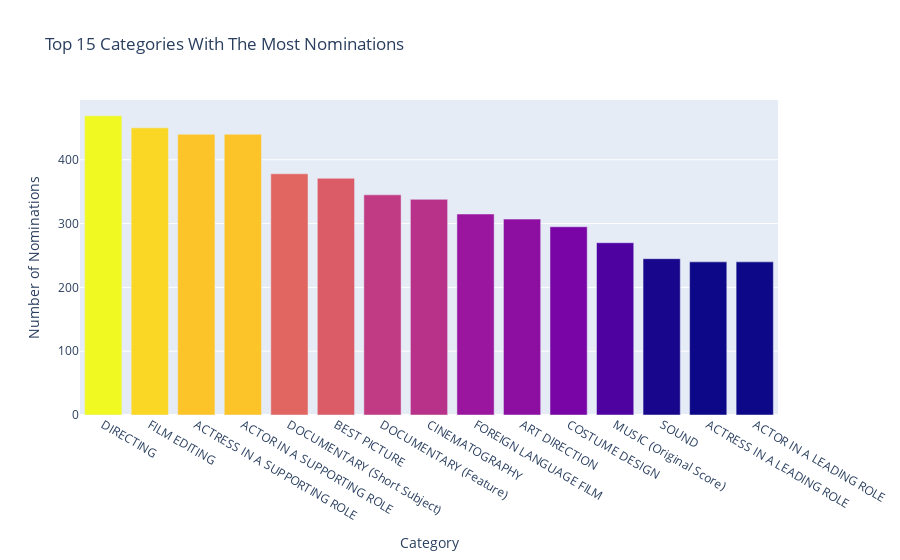

The notebook cell this image was saved under:
### Code cell
#bar chart visualizing the top 15 categories with the most nominations
nominees_per_category = data.category.value_counts()[:15]
v_bar = px.bar(
        x = nominees_per_category.index,
        y = nominees_per_category.values,
        color = nominees_per_category.values,
        color_continuous_scale='Plasma',
        title='Top 15 Categories With The Most Nominations')

v_bar.update_layout(xaxis_title='Category', 
                    coloraxis_showscale=False,
                    yaxis_title='Number of Nominations')
v_bar.show()

### Figure 1 — Plotly figure (JSON) as saved in the notebook; plotly's stock layout.template omitted (floating-point values rounded to 4 significant figures)
{"data": [{"alignmentgroup": "True", "hovertemplate": "x=%{x}<br>y=%{y}<br>color=%{marker.color}<extra></extra>", "legendgroup": "", "marker": {"color": [469, 450, 440, 440, 378, 371, 345, 338, 315, 307, 295, 270, 245, 240, 240], "coloraxis": "coloraxis", "pattern": {"shape": ""}}, "name": "", "offsetgroup": "", "orientation": "v", "showlegend": false, "textposition": "auto", "type": "bar", "x": ["DIRECTING", "FILM EDITING", "ACTRESS IN A SUPPORTING ROLE", "ACTOR IN A SUPPORTING ROLE", "DOCUMENTARY (Short Subject)", "BEST PICTURE", "DOCUMENTARY (Feature)", "CINEMATOGRAPHY", "FOREIGN LANGUAGE FILM", "ART DIRECTION", "COSTUME DESIGN", "MUSIC (Original Score)", "SOUND", "ACTRESS IN A LEADING ROLE", "ACTOR IN A LEADING ROLE"], "xaxis": "x", "y": [469, 450, 440, 440, 378, 371, 345, 338, 315, 307, 295, 270, 245, 240, 240], "yaxis": "y"}], "layout": {"autosize": true, "barmode": "relative", "coloraxis": {"colorbar": {"title": {"text": "color"}}, "colorscale": [[0, "#0d0887"], [0.1111, "#46039f"], [0.2222, "#7201a8"], [0.3333, "#9c179e"], [0.4444, "#bd3786"], [0.5556, "#d8576b"], [0.6667, "#ed7953"], [0.7778, "#fb9f3a"], [0.8889, "#fdca26"], [1, "#f0f921"]], "showscale": false}, "legend": {"tracegroupgap": 0}, "title": {"text": "Top 15 Categories With The Most Nominations"}, "xaxis": {"anchor": "y", "autorange": true, "domain": [0, 1], "range": [-0.5, 14.5], "title": {"text": "Category"}, "type": "category"}, "yaxis": {"anchor": "x", "autorange": true, "domain": [0, 1], "range": [0, 493.7], "title": {"text": "Number of Nominations"}, "type": "linear"}}}
